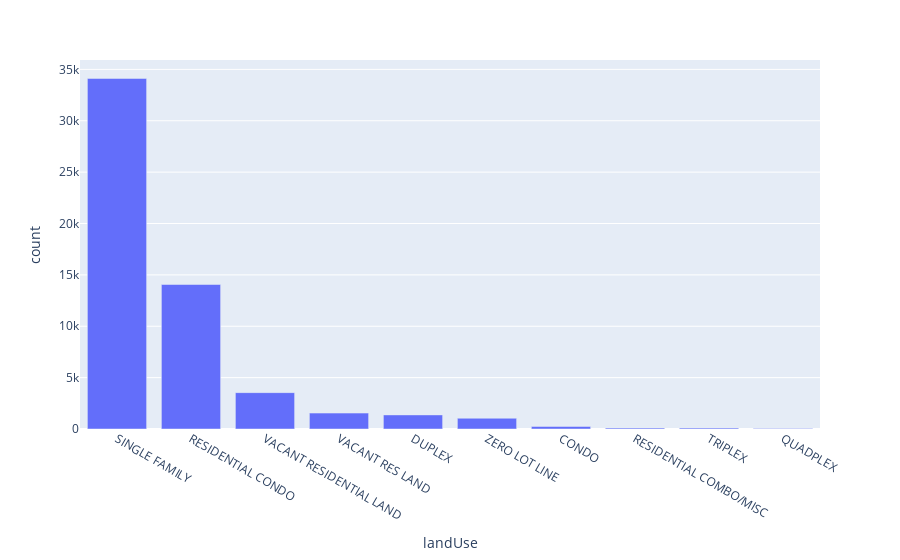

This figure's notebook cell:
### Code cell
px.bar(xy, x= 'landUse', y = 'count')

### Figure 1 — Plotly figure (JSON) as saved in the notebook; plotly's stock layout.template omitted (floating-point values rounded to 4 significant figures)
{"data": [{"alignmentgroup": "True", "hovertemplate": "landUse=%{x}<br>count=%{y}<extra></extra>", "legendgroup": "", "marker": {"color": "#636efa", "pattern": {"shape": ""}}, "name": "", "offsetgroup": "", "orientation": "v", "showlegend": false, "textposition": "auto", "type": "bar", "x": ["SINGLE FAMILY", "RESIDENTIAL CONDO", "VACANT RESIDENTIAL LAND", "VACANT RES LAND", "DUPLEX", "ZERO LOT LINE", "CONDO", "RESIDENTIAL COMBO/MISC", "TRIPLEX", "QUADPLEX"], "xaxis": "x", "y": [34119, 14064, 3540, 1549, 1372, 1047, 247, 95, 92, 39], "yaxis": "y"}], "layout": {"barmode": "relative", "legend": {"tracegroupgap": 0}, "margin": {"t": 60}, "xaxis": {"anchor": "y", "domain": [0, 1], "title": {"text": "landUse"}}, "yaxis": {"anchor": "x", "domain": [0, 1], "title": {"text": "count"}}}}
